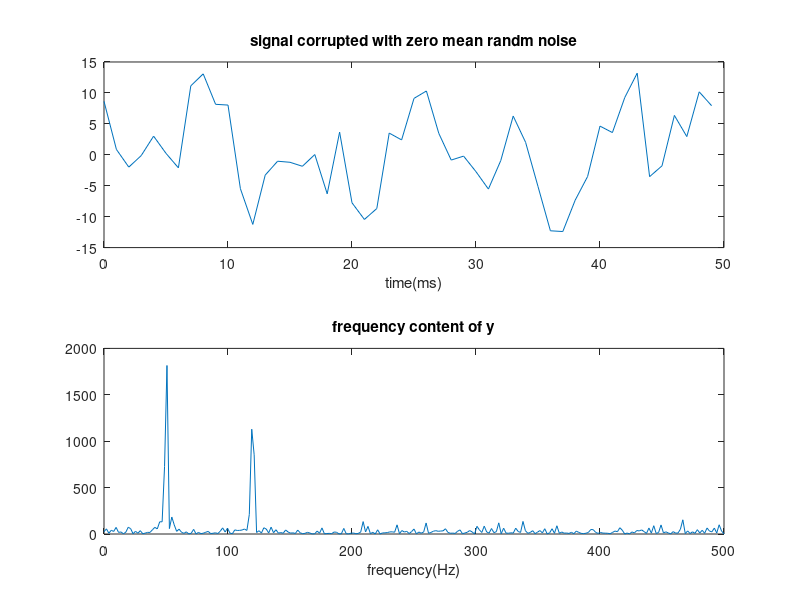

The MATLAB source for this figure:
%calculation of power spectrum
clc;
close all;
clear all;
t=0:0.001:6;
x=5*cos(2*pi*120*t)+5*sin(2*pi*50*t);
y=x+5*randn(size(t));
subplot(2,1,1);
plot(1000*t(1:50),y(1:50));
title('signal corrupted with zero mean randm noise');
xlabel('time(ms)');
f=1000*(0:256)/512;
z=fft(y,512);
pyy=z.*conj(z)/512;
subplot(2,1,2);
plot(f,pyy(1:257));
title('frequency content of y');
xlabel('frequency(Hz)');

